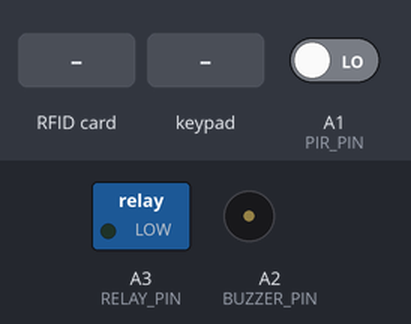
Bench run of a sketch on a simulated Arduino Uno, built with avr-gcc and run on an emulated ATmega328P. On the bench: switched loads named in the sketch (green lamp = pin HIGH), buzzer (waves = sounding, pin HIGH). The inputs (shaded band) are chosen by the test bench; at power-on: A1 (PIR_PIN) LOW. The local clock reads 2024-03-15 10:24:30 at power-on unless the sketch sets it; pins used as bus, display or sensor lines are not drawn; what the sketch prints to the serial monitor is not drawn.

Above: at 1.3 s.
1.4 s: RFID card 5E 7A 19 C4 held to the reader
At 1.65 s:
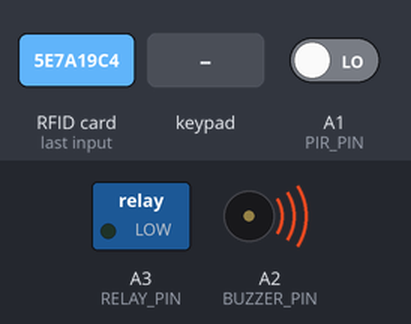
3.3 s: A1 (PIR_PIN) driven HIGH
4.8 s: RFID card 13 5A 0C 13 held to the reader
6.3 s: keypad keys 8 5 2 3 # pressed 0.4 s apart
At 8.16 s:
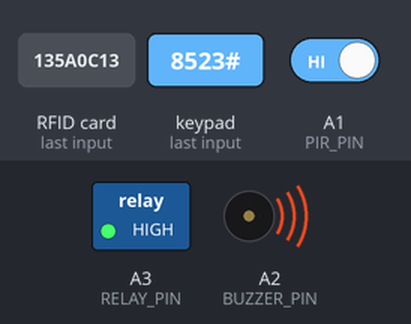
At 9.3 s:
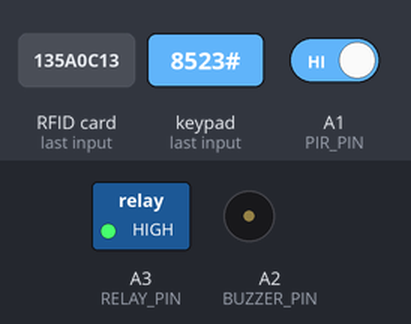
Timing chart, 0 to 11.7 s (numbered marks = the images above; inputs shaded):
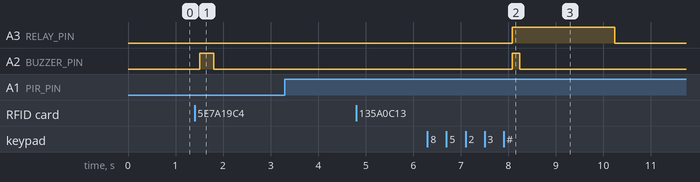

Measured:
- after the input at 1.4 s, A2 (BUZZER_PIN): LOW → HIGH after 0.11 s, → LOW 0.30 s later
- after the input at 3.3 s, every drawn part: stays the same
- after the input at 4.8 s, every drawn part: stays the same
- after the input at 6.3 s, A3 (RELAY_PIN): LOW → HIGH after 1.8 s, → LOW 2.2 s later; A2 (BUZZER_PIN): LOW → HIGH after 1.8 s, → LOW 0.15 s later

The sketch:

SecureGate.ino
```cpp
/*
  SecureGate - Stage 9
  JSON-Formatted Event Output for PC Log Collection

  New in this stage:
    - logEvent() now prints one JSON object per line instead of
      human-formatted text, so a Python script on the PC can parse
      it reliably (json.loads() per line).
    - Non-event status prints (waiting/lockout countdown) stay as
      plain text since they're not meant to be logged, just watched.

  Example output line:
    {"timestamp":"2026-09-03 21:14:02","device_id":"SECUREGATE-UNO-01","event":"ACCESS_GRANTED","detail":"Door unlocked"}

  Wiring: unchanged from Stage 8.
*/

#include <SPI.h>
#include <MFRC522.h>
#include <Keypad.h>
#include <Wire.h>
#include <RTClib.h>

RTC_DS1307 rtc;

#define RST_PIN 9
#define SS_PIN  10
MFRC522 mfrc522(SS_PIN, RST_PIN);

byte authorizedUID[4] = {0x13, 0x5A, 0x0C, 0x13};

const byte ROWS = 4;
const byte COLS = 4;

char keys[ROWS][COLS] = {
  {'1','2','3','A'},
  {'4','5','6','B'},
  {'7','8','9','C'},
  {'*','0','#','D'}
};

byte rowPins[ROWS] = {2, 3, 4, 5};
byte colPins[COLS] = {6, 7, 8, A0};

Keypad keypad = Keypad(makeKeymap(keys), rowPins, colPins, ROWS, COLS);

const char* correctPIN = "8523";
String enteredPIN = "";

const byte MAX_ATTEMPTS = 3;
const unsigned long LOCKOUT_DURATION = 30000;

byte failedAttempts = 0;
bool lockedOut = false;
unsigned long lockoutStartTime = 0;

const byte PIR_PIN = A1;
bool motionActive = false;

const byte BUZZER_PIN = A2;
const byte RELAY_PIN  = A3;

const char* DEVICE_ID = "SECUREGATE-UNO-01";

void setup() {
  Serial.begin(9600);
  while (!Serial);

  if (!rtc.begin()) {
    Serial.println(F("Could not find RTC. Check wiring (SDA->A4, SCL->A5)."));
    while (1);
  }

  SPI.begin();
  mfrc522.PCD_Init();

  pinMode(PIR_PIN, INPUT);
  pinMode(BUZZER_PIN, OUTPUT);
  pinMode(RELAY_PIN, OUTPUT);

  digitalWrite(BUZZER_PIN, LOW);
  digitalWrite(RELAY_PIN, LOW);

  logEvent("SYSTEM_START", "SecureGate Stage 9 booted");
}

void loop() {
  checkMotion();

  if (lockedOut) {
    unsigned long elapsed = millis() - lockoutStartTime;

    if (elapsed >= LOCKOUT_DURATION) {
      lockedOut = false;
      failedAttempts = 0;
      logEvent("SYSTEM_RESET", "Lockout period ended");
    } else {
      static unsigned long lastBeep = 0;
      if (millis() - lastBeep > 1000) {
        beep(100);
        lastBeep = millis();
      }
      return;
    }
  }

  if (!mfrc522.PICC_IsNewCardPresent() || !mfrc522.PICC_ReadCardSerial()) {
    return;
  }

  String uidStr = getUIDString(mfrc522.uid.uidByte, mfrc522.uid.size);

  if (!checkUID(mfrc522.uid.uidByte, mfrc522.uid.size)) {
    logEventWithUID("RFID_AUTH_FAILURE", "Unrecognized card", uidStr);
    registerFailure();
    mfrc522.PICC_HaltA();
    mfrc522.PCD_StopCrypto1();
    return;
  }

  logEventWithUID("RFID_AUTH_SUCCESS", "Card matched", uidStr);

  enteredPIN = "";
  bool submitted = false;

  while (!submitted) {
    checkMotion();
    char key = keypad.getKey();

    if (key) {
      if (key == '#') {
        submitted = true;
      } else if (key == '*') {
        enteredPIN = "";
      } else {
        enteredPIN += key;
      }
    }
  }

  if (enteredPIN.equals(correctPIN)) {
    logEvent("PIN_AUTH_SUCCESS", "Correct PIN");
    logEvent("ACCESS_GRANTED", "Door unlocked");
    failedAttempts = 0;
    unlockRelay();
  } else {
    logEvent("PIN_AUTH_FAILURE", "Incorrect PIN");
    registerFailure();
  }

  mfrc522.PICC_HaltA();
  mfrc522.PCD_StopCrypto1();
}

// Builds and prints one JSON line for a basic event (no UID)
void logEvent(const char* eventType, const char* description) {
  Serial.print(F("{\"timestamp\":\""));
  printTimestamp();
  Serial.print(F("\",\"device_id\":\""));
  Serial.print(DEVICE_ID);
  Serial.print(F("\",\"event\":\""));
  Serial.print(eventType);
  Serial.print(F("\",\"detail\":\""));
  Serial.print(description);
  Serial.println(F("\"}"));
}

// Same as logEvent but includes a scanned UID field
void logEventWithUID(const char* eventType, const char* description, String uid) {
  Serial.print(F("{\"timestamp\":\""));
  printTimestamp();
  Serial.print(F("\",\"device_id\":\""));
  Serial.print(DEVICE_ID);
  Serial.print(F("\",\"event\":\""));
  Serial.print(eventType);
  Serial.print(F("\",\"detail\":\""));
  Serial.print(description);
  Serial.print(F("\",\"uid\":\""));
  Serial.print(uid);
  Serial.println(F("\"}"));
}

void printTimestamp() {
  DateTime now = rtc.now();
  Serial.print(now.year());
  Serial.print('-');
  printTwoDigits(now.month());
  Serial.print('-');
  printTwoDigits(now.day());
  Serial.print(' ');
  printTwoDigits(now.hour());
  Serial.print(':');
  printTwoDigits(now.minute());
  Serial.print(':');
  printTwoDigits(now.second());
}

void printTwoDigits(int value) {
  if (value < 10) Serial.print('0');
  Serial.print(value);
}

void beep(int durationMs) {
  digitalWrite(BUZZER_PIN, HIGH);
  delay(durationMs);
  digitalWrite(BUZZER_PIN, LOW);
}

void unlockRelay() {
  digitalWrite(RELAY_PIN, HIGH);
  beep(150);
  delay(2000);
  digitalWrite(RELAY_PIN, LOW);
}

void checkMotion() {
  bool motionNow = (digitalRead(PIR_PIN) == HIGH);

  if (motionNow && !motionActive) {
    motionActive = true;
    logEvent("INTRUSION_DETECTED", "Motion sensed");
  } else if (!motionNow && motionActive) {
    motionActive = false;
  }
}

void registerFailure() {
  failedAttempts++;
  beep(300);

  if (failedAttempts >= MAX_ATTEMPTS) {
    lockedOut = true;
    lockoutStartTime = millis();
    logEvent("BRUTE_FORCE_DETECTED", "Lockout triggered");
    logEvent("ACCESS_DENIED", "System locked out");
  } else {
    logEvent("ACCESS_DENIED", "Attempt failed");
  }
}

bool checkUID(byte *scannedUID, byte size) {
  if (size != sizeof(authorizedUID)) return false;
  for (byte i = 0; i < size; i++) {
    if (scannedUID[i] != authorizedUID[i]) return false;
  }
  return true;
}

String getUIDString(byte *buffer, byte bufferSize) {
  String result = "";
  for (byte i = 0; i < bufferSize; i++) {
    if (buffer[i] < 0x10) result += "0";
    result += String(buffer[i], HEX);
    if (i < bufferSize - 1) result += " ";
  }
  result.toUpperCase();
  return result;
}
```
